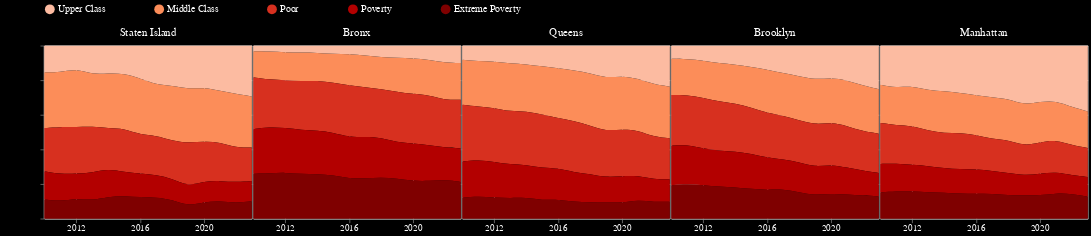

This figure's notebook cell:
### Code cell
income_order = ["Extreme Poverty", "Poverty", "Poor", "Middle Class", "Upper Class"]

chart = alt.Chart(household_income).transform_calculate(
    order="{'Upper Class':4, 'Middle Class': 3, 'Poor': 2, 'Poverty':1, 'Extreme Poverty':0}[datum.income_group]"
).mark_area(interpolate='basis').encode(
    x=alt.X('year:T',
            title=None,
            axis=alt.Axis(
                labelColor='white',
                labelFontSize=13,
                labelAngle=0,
                values=['2012-01-02', '2016-01-02', '2020-01-02'],
                format='%Y', 
                domain=False),       
    ),
    y=alt.Y(
        "num_people:Q",
        title='Percentage of Population',
        stack='normalize',
        axis=alt.Axis(labelFontSize=13, titleFontSize=16)
    ),
    color=alt.Color(
        "income_group",
        title="Household Income Group",
        sort=alt.SortField("order", "descending"),
        scale=alt.Scale(range = ["#fcbba1", "#fc8d59", "#d7301f", "#b30000", "#7f0000"]),
        legend=alt.Legend(
            title=None,
                labelFont='Helvetica',      
                labelFontSize=14,           
                titleFont='Helvetica',      
                titleFontSize=14,
                titleColor='white',
                labelColor='white',
                symbolSize=200,
                orient='top',
                direction='horizontal',
                columnPadding=70,
    )
    ),
    column=alt.Column('location:N',
                      spacing=0,
                      sort=borough_order,
                      title=None,
                      header=alt.Header(
        labelFontSize=16,
        labelColor='white',
        labelFont='Arial'
    )),
    order="order:O"
).properties(
    title=alt.Title(
        text="",
        align='left',
        fontSize=16
        ),
    width=300, 
    height=250
).configure(background='black')

chart

# legend=alt.Legend(title=None,orient='none',legendX=400, legendY=130,direction='vertical',labelFontSize=13,titleFontSize=13)

### Figure 1 — Vega-Lite specification as saved in the notebook (floating-point values rounded to 4 significant figures; data arrays with more than 128 entries replaced by an {"elided": "..."} marker saying what was removed)
{"usermeta": {"embedOptions": {"theme": "dark"}}, "config": {"view": {"continuousWidth": 300, "continuousHeight": 300}, "background": "black"}, "data": {"name": "data-0bc30edc4a50191782c772c8cffe87bb"}, "mark": {"type": "area", "interpolate": "basis"}, "encoding": {"color": {"field": "income_group", "legend": {"columnPadding": 70, "direction": "horizontal", "labelColor": "white", "labelFont": "Helvetica", "labelFontSize": 14, "orient": "top", "symbolSize": 200, "title": null, "titleColor": "white", "titleFont": "Helvetica", "titleFontSize": 14}, "scale": {"range": ["#fcbba1", "#fc8d59", "#d7301f", "#b30000", "#7f0000"]}, "sort": {"field": "order", "order": "descending"}, "title": "Household Income Group", "type": "nominal"}, "column": {"field": "location", "header": {"labelColor": "white", "labelFont": "Arial", "labelFontSize": 16}, "sort": ["Staten Island", "Bronx", "Queens", "Brooklyn", "Manhattan"], "spacing": 0, "title": null, "type": "nominal"}, "order": {"field": "order", "type": "ordinal"}, "x": {"axis": {"domain": false, "format": "%Y", "labelAngle": 0, "labelColor": "white", "labelFontSize": 13, "values": ["2012-01-02", "2016-01-02", "2020-01-02"]}, "field": "year", "title": null, "type": "temporal"}, "y": {"axis": {"labelFontSize": 13, "titleFontSize": 16}, "field": "num_people", "stack": "normalize", "title": "Percentage of Population", "type": "quantitative"}}, "height": 250, "title": {"text": "", "align": "left", "fontSize": 16}, "transform": [{"calculate": "{'Upper Class':4, 'Middle Class': 3, 'Poor': 2, 'Poverty':1, 'Extreme Poverty':0}[datum.income_group]", "as": "order"}], "width": 300, "$schema": "https://vega.github.io/schema/vega-lite/v5.17.0.json", "datasets": {"data-0bc30edc4a50191782c772c8cffe87bb": {"elided": "350 records"}}}
